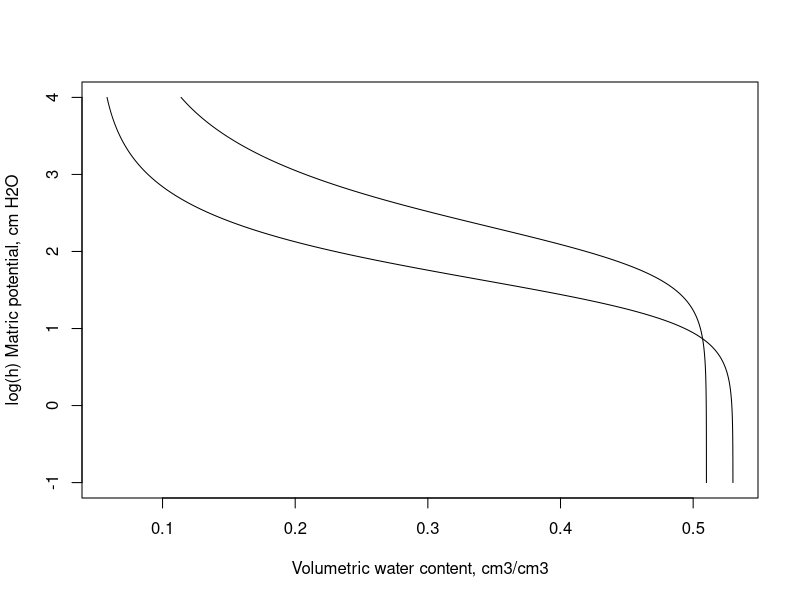

The R source for this figure:
#retention curve
soil=c('loamy sand','loam')
theta_s=c(0.53,0.51)
theta_r=c(0.05, 0.07)
alpha=c(0.04,0.01)
n=c(1.68,1.50)
m=1-(1/n)
K_s=c(244/24,25.6/24)

Se_ls=(1+(alpha[1]*seq(0,10000,0.1))^n[1])^(-m[1])*(theta_s[1]-theta_r[1])+theta_r[1]
Se_l=(1+(alpha[2]*seq(0,10000,0.1))^n[2])^(-m[2])*(theta_s[2]-theta_r[2])+theta_r[2]


plot(Se_ls,log10(seq(0,10000,0.1)),type="l",xlab="Volumetric water content, cm3/cm3",ylab="log(h) Matric potential, cm H2O")
lines(Se_l,log10(seq(0,10000,0.1)),type="l")
